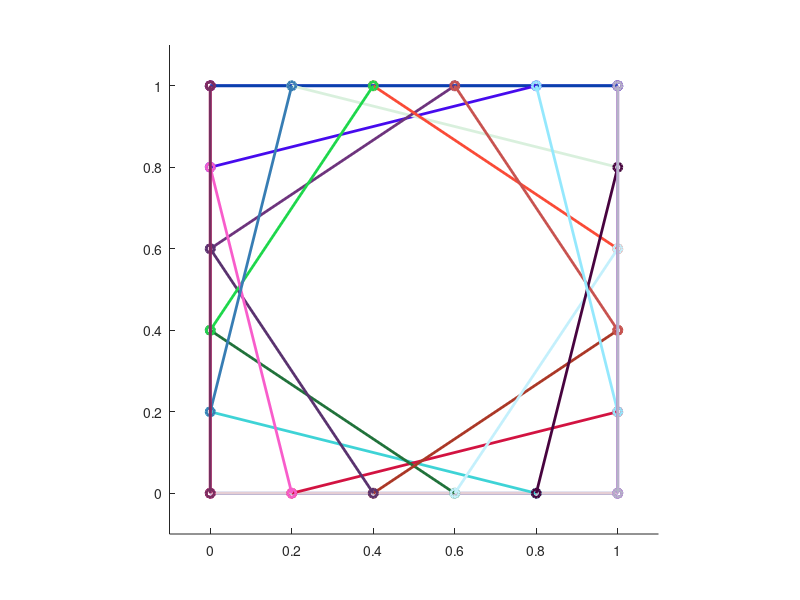

MATLAB code to generate this figure:
clc;clear variables;close all;

n = input('please insert your number ');
hold on
axis([-0.1 1.1 -0.1 1.1]);
axis square;

for ii = 1:n+1
    plot([0,1-(ii-1)/n],[((ii-1)/n),0],'-o','color',rand(1,3)...
        ,'linewidth',2)
    plot([(ii-1)/n,1],[0,(ii-1)/n],'-o','color',[rand,rand,rand]...
        ,'linewidth',2)
    plot([0,1-(ii-1)/n],[1-(ii-1)/n,1],'-o','color',[rand,rand,rand]...
        ,'linewidth',2)
    plot([1,(ii-1)/n],[1-(ii-1)/n,1],'-o','color',[rand,rand,rand]...
        ,'linewidth',2)
            pause(0.1)
end
